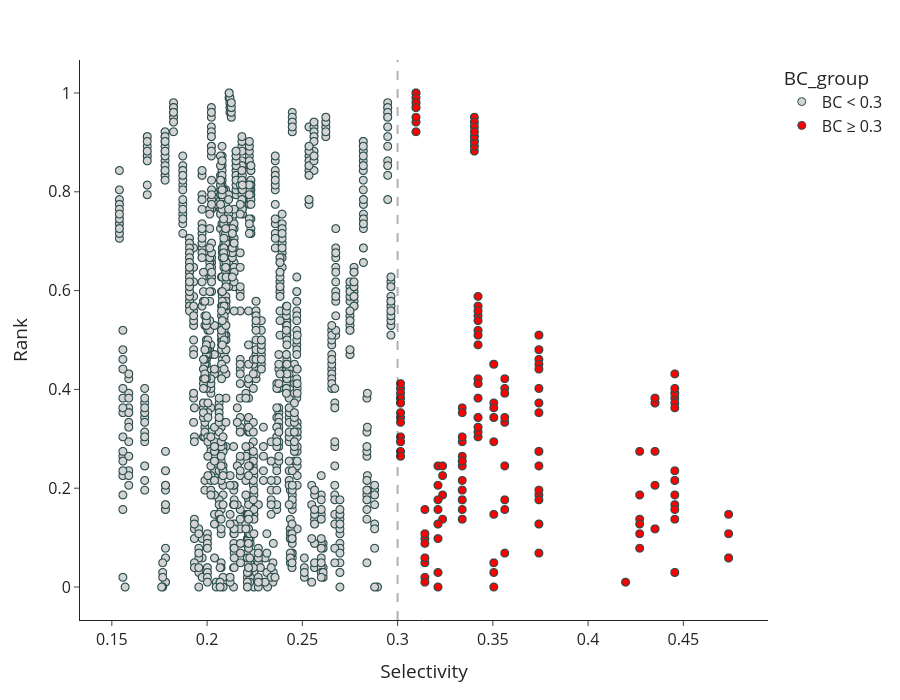

Source (notebook cell):
### Code cell
ranking = ranking.assign(
    BC_group = np.where(ranking["BC"] >= 0.3, "BC ≥ 0.3", "BC < 0.3")
)

fig = px.scatter(
    ranking,
    x="BC",
    y="pct_rank",
    color="BC_group",
    color_discrete_map={
        "BC < 0.3": "lightgrey",
        "BC ≥ 0.3": "red",
    },
    width=900,
    height=700,
    template="simple_white",
    hover_data=["pair", "Y_HAT"],
    labels={
        "pct_rank" : "Rank",
        "BC" : "Selectivity"
    }
)

fig.update_layout(
    font=dict(size=16),
)

fig.update_traces(
    marker=dict(
        size=8,
        line=dict(width=1, color="DarkSlateGrey")
    )
)


# fig.add_trace(
#     go.Histogram2dContour(
#         x=ranking["BC"],
#         y=ranking["pct_rank"],
#         colorscale="Greys",
#         # opacity=0.4,
#         showscale=False,
#         contours=dict(showlines=False),
#     )
# )


fig.add_vline(
    x=0.3,
    line_width=2,
    line_dash="dash",
    line_color="black",
)



fig

### Figure 1 — Plotly figure (JSON) as saved in the notebook; plotly's stock layout.template omitted (floating-point values rounded to 4 significant figures; data arrays with more than 128 entries replaced by an {"elided": "..."} marker saying what was removed)
{"data": [{"customdata": {"elided": "1764x2 mixed values"}, "hovertemplate": "BC_group=BC < 0.3<br>Selectivity=%{x}<br>Rank=%{y}<br>pair=%{customdata[0]}<br>Y_HAT=%{customdata[1]}<extra></extra>", "legendgroup": "BC < 0.3", "marker": {"color": "lightgrey", "line": {"color": "DarkSlateGrey", "width": 1}, "size": 8, "symbol": "circle"}, "mode": "markers", "name": "BC < 0.3", "showlegend": true, "type": "scattergl", "x": {"elided": "1764 float values"}, "xaxis": "x", "y": {"elided": "1764 float values"}, "yaxis": "y"}, {"customdata": {"elided": "193x2 mixed values"}, "hovertemplate": "BC_group=BC ≥ 0.3<br>Selectivity=%{x}<br>Rank=%{y}<br>pair=%{customdata[0]}<br>Y_HAT=%{customdata[1]}<extra></extra>", "legendgroup": "BC ≥ 0.3", "marker": {"color": "red", "line": {"color": "DarkSlateGrey", "width": 1}, "size": 8, "symbol": "circle"}, "mode": "markers", "name": "BC ≥ 0.3", "showlegend": true, "type": "scattergl", "x": {"elided": "193 float values"}, "xaxis": "x", "y": {"elided": "193 float values"}, "yaxis": "y"}], "layout": {"font": {"size": 16}, "height": 700, "legend": {"title": {"text": "BC_group"}, "tracegroupgap": 0}, "margin": {"t": 60}, "shapes": [{"line": {"color": "black", "dash": "dash", "width": 2}, "type": "line", "x0": 0.3, "x1": 0.3, "xref": "x", "y0": 0, "y1": 1, "yref": "y domain"}], "width": 900, "xaxis": {"anchor": "y", "autorange": true, "domain": [0, 1], "range": [0.1333, 0.4944], "title": {"text": "Selectivity"}, "type": "linear"}, "yaxis": {"anchor": "x", "autorange": true, "domain": [0, 1], "range": [-0.0668, 1.067], "title": {"text": "Rank"}, "type": "linear"}}}
